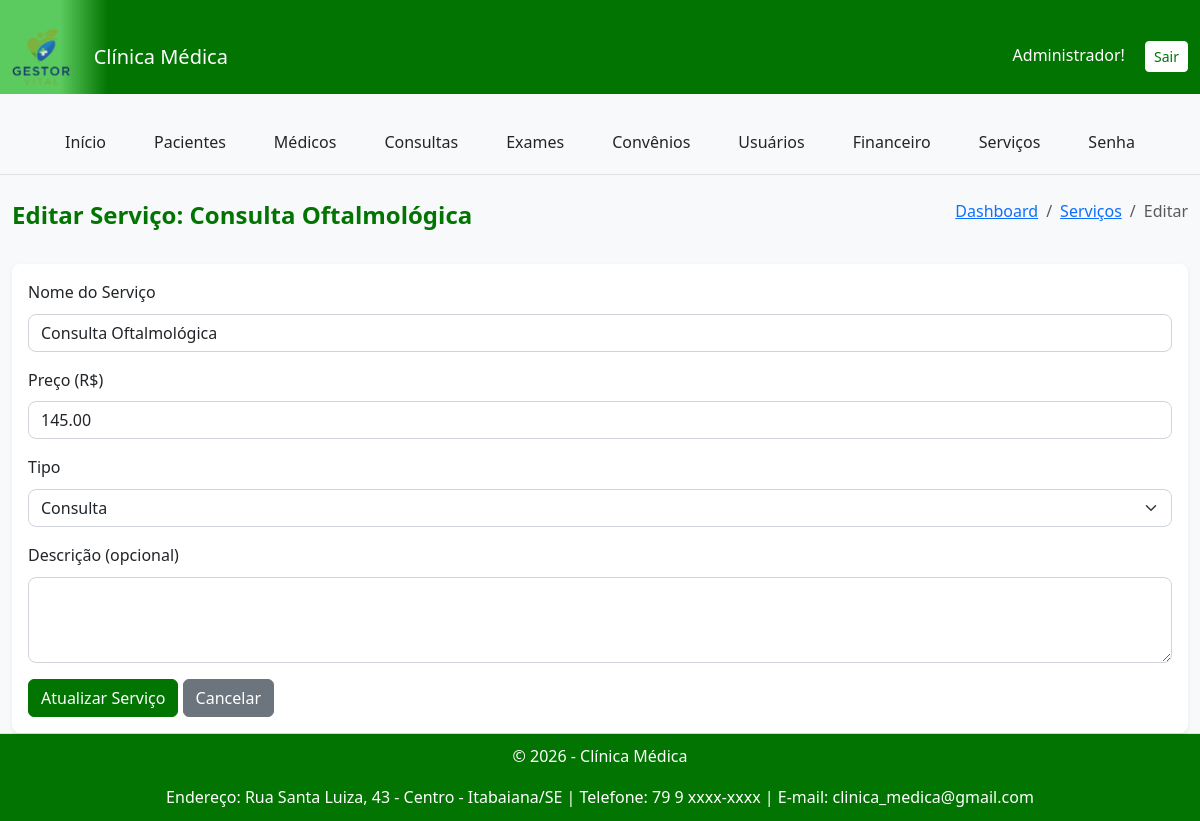
Page /clinica_medica/private/administrador/editar_servicos.php?id=3 (signed in) on the committed database.
### tables this page shows
CREATE TABLE `identidade_clinica` (
  `id` int(11) NOT NULL,
  `nome_clinica` varchar(255) NOT NULL,
  `url_logo` varchar(255) DEFAULT NULL,
  `endereco` varchar(255) DEFAULT NULL,
  `telefone` varchar(20) DEFAULT NULL,
  `email` varchar(100) DEFAULT NULL,
  `ultimo_update` timestamp NOT NULL DEFAULT CURRENT_TIMESTAMP ON UPDATE CURRENT_TIMESTAMP,
  `cor_primaria` varchar(7) DEFAULT '#007bff'
);

CREATE TABLE `servicos` (
  `id` int(11) NOT NULL,
  `nome` varchar(255) NOT NULL,
  `preco` decimal(10,2) NOT NULL,
  `tipo` enum('Consulta','Exame') NOT NULL,
  `descricao` text,
  `data_criacao` timestamp NOT NULL DEFAULT CURRENT_TIMESTAMP
);

### config/helpers.php (called while the page is built, shortened)
<?php
function get_contrast_color($hexcolor) {
    $hexcolor = ltrim($hexcolor, '#');
    $r = hexdec(substr($hexcolor, 0, 2));
    $g = hexdec(substr($hexcolor, 2, 2));
    $b = hexdec(substr($hexcolor, 4, 2));
    $luminance = (0.299 * $r + 0.587 * $g + 0.114 * $b) / 255;
    return $luminance > 0.5 ? '#000000' : '#FFFFFF';
}
?>

### clinica_medica/private/administrador/editar_servicos.php (the view, shortened to what this page needs)
<?php
require_once __DIR__ . '/../../config/config.php';
include_once __DIR__ . '/../includes/cabecalho.php';
include_once __DIR__ . '/../includes/menu.php';
$servico_id = $_GET['id'] ?? null;
$servico = null;
try {
    $sql_servico = "SELECT * FROM servicos WHERE id = ?";
    $stmt_servico = $conn->prepare($sql_servico);
    $stmt_servico->bind_param("i", $servico_id);
    $stmt_servico->execute();
    $result_servico = $stmt_servico->get_result();
    $servico = $result_servico->fetch_assoc();
} catch (Exception $e) {
    $mensagem_erro = "Erro ao carregar dados do serviço: " . $e->getMessage();
    $servico = null;
}
?>
<div class="container mt-4">
    <div class="d-flex justify-content-between align-items-center mb-4">
        <h4>Editar Serviço: <?= htmlspecialchars($servico['nome'] ?? 'Serviço') ?></h4>
        <nav aria-label="breadcrumb">
            <ol class="breadcrumb">
                <li class="breadcrumb-item"><a href="../dashboard.php">Dashboard</a></li>
                <li class="breadcrumb-item"><a href="listar_servicos.php">Serviços</a></li>
                <li class="breadcrumb-item active" aria-current="page">Editar</li>
            </ol>
        </nav>
    </div>
    <?php if ($servico): ?>
        <div class="card shadow-sm">
            <div class="card-body">
                <form action="editar_servicos.php?id=<?= htmlspecialchars($servico_id) ?>" method="POST">
                    <div class="mb-3">
                        <label for="nome" class="form-label">Nome do Serviço</label>
                        <input type="text" class="form-control" id="nome" name="nome" value="<?= htmlspecialchars($servico['nome']) ?>" required>
                    </div>
                    <div class="mb-3">
                        <label for="preco" class="form-label">Preço (R$)</label>
                        <input type="number" class="form-control" id="preco" name="preco" step="0.01" min="0" value="<?= htmlspecialchars($servico['preco']) ?>" required>
                    </div>
                    <div class="mb-3">
                        <label for="tipo" class="form-label">Tipo</label>
                        <select class="form-select" id="tipo" name="tipo" required>
                            <option value="Consulta" <?= ($servico['tipo'] == 'Consulta') ? 'selected' : '' ?>>Consulta</option>
                        </select>
                    </div>
                    <div class="mb-3">
                        <label for="descricao" class="form-label">Descrição (opcional)</label>
                        <textarea class="form-control" id="descricao" name="descricao" rows="3"><?= htmlspecialchars($servico['descricao']) ?></textarea>
                    </div>
                    <button type="submit" class="btn btn-primary">Atualizar Serviço</button>
                    <a href="listar_servicos.php" class="btn btn-secondary">Cancelar</a>
                </form>
            </div>
        </div>
    <?php endif; ?>
</div>
<?php
include_once __DIR__ . '/../includes/rodape.php';
?>

### clinica_medica/private/includes/cabecalho.php (shortened to what this page needs)
<?php
require_once __DIR__ . '/../../config/config.php';
require_once __DIR__ . '/../../../config/helpers.php';
$caminho_base_do_projeto = '/';
$nome_clinica = "Clínica Médica";
$url_logo = "logo_padrao.png";
$cor_primaria = "#007bff";
try {
    $sql = "SELECT nome_clinica, url_logo, cor_primaria FROM identidade_clinica ORDER BY id DESC LIMIT 1";
    $result = $conn->query($sql);
    if ($result && $result->num_rows > 0) {
        $identidade = $result->fetch_assoc();
        $nome_clinica = htmlspecialchars($identidade['nome_clinica']);
        if (!empty($identidade['url_logo'])) {
            $url_logo = htmlspecialchars($identidade['url_logo']);
        }
        if (!empty($identidade['cor_primaria'])) {
            $cor_primaria = htmlspecialchars($identidade['cor_primaria']);
        }
    }
} catch (Exception $e) {
    error_log("Erro ao buscar identidade da clínica: " . $e->getMessage());
}
$nome_pasta_clinica = 'clinica_medica';
$caminho_base_clinica_publica = $caminho_base_do_projeto . $nome_pasta_clinica . '/public/';
$caminho_base_clinica_uploads = $caminho_base_do_projeto . $nome_pasta_clinica . '/';
$cor_contraste = get_contrast_color($cor_primaria);
?>
<!DOCTYPE html>
<html lang="pt-br">
<head>
    <link href="https://cdn.jsdelivr.net/npm/bootstrap@5.3.2/dist/css/bootstrap.min.css" rel="stylesheet">
    <link rel="stylesheet" href="https://cdnjs.cloudflare.com/ajax/libs/font-awesome/6.5.2/css/all.min.css">
    <link rel="stylesheet" href="<?= $caminho_base_clinica_publica . 'assets/css/style.css' ?>">
</head>
<body>
<nav class="navbar navbar-expand-lg navbar-dark navbar-custom">
    <div class="container-fluid">
        <a class="navbar-brand" href="../dashboard.php">
            <img src="<?= $caminho_base_clinica_uploads . $url_logo ?>" alt="Logo da <?= $nome_clinica ?>" class="logo-img">
            <span class="ms-2"><?= $nome_clinica ?></span>
        </a>
        <div>
            <span class="me-3" style="color: <?= $cor_contraste ?>;"><?= htmlspecialchars($_SESSION['usuario_nome']); ?>!</span>
            <a href="<?= $caminho_base_do_projeto ?>logout.php" class="btn btn-sm btn-custom-logout">Sair</a>
        </div>
    </div>
</nav>
<div class="container-fluid">
    <div class="row">

### clinica_medica/private/includes/rodape.php (shortened to what this page needs)
<?php
$dados_rodape = [
    'nome_clinica' => 'Clínica Médica',
    'endereco' => '',
    'telefone' => '',
    'email' => '',
    'cor_primaria' => '#f8f9fa'
];
try {
    if (isset($conn) && $conn->ping()) {
        $sql = "SELECT nome_clinica, endereco, telefone, email, cor_primaria FROM identidade_clinica ORDER BY id DESC LIMIT 1";
        $result = $conn->query($sql);
        if ($result && $result->num_rows > 0) {
            $dados_rodape = $result->fetch_assoc();
        }
    }
} catch (Exception $e) {
    error_log("Erro ao buscar dados do rodapé: " . $e->getMessage());
}
?>
    <footer style="text-align: center; padding: 10px; background-color: <?= htmlspecialchars($dados_rodape['cor_primaria']) ?>; color: white; border-top: 1px solid #dee2e6;">
        <p>&copy; <?= date('Y') ?> - <?= htmlspecialchars($dados_rodape['nome_clinica']) ?></p>
        <p style="margin-bottom: 0;">
            Endereço: <?= htmlspecialchars($dados_rodape['endereco']) ?> |
            Telefone: <?= htmlspecialchars($dados_rodape['telefone']) ?> |
            E-mail: <?= htmlspecialchars($dados_rodape['email']) ?>
        </p>
    </footer>
</body>
</html>

### clinica_medica/public/assets/css/style.css (style rules this page uses)
:root { --primary-color: #007bff; --secondary-color: #6c757d; --background-color: #f8f9fa; --text-color: #343a40; --shadow-light: 0 4px 6px rgba(0, 0, 0, 0.1); --border-radius: 8px; }
body { overflow-y: scroll; background-color: var(--background-color); color: var(--text-color); font-family: 'Segoe UI', 'Roboto', 'Helvetica Neue', Arial, sans-serif; line-height: 1.6; }
h1, h2, h3, h4, h5, h6 { color: var(--primary-color); font-weight: 600; }
.container-fluid { padding-top: 20px; }
.card { border: none; border-radius: var(--border-radius); box-shadow: var(--shadow-light); transition: transform 0.3s ease, box-shadow 0.3s ease; }
.btn-primary { background-color: var(--primary-color); border-color: var(--primary-color); transition: background-color 0.3s ease; }
.form-control, .form-select { border-radius: var(--border-radius); border-color: #ced4da; box-shadow: none; transition: border-color 0.2s ease, box-shadow 0.2s ease; }
.navbar-custom { min-height: 60px; }
.navbar-brand { height: 100%; padding-top: 0; padding-bottom: 0; display: flex; align-items: center; }
.logo-img { height: 98%; max-height: 50px; width: auto; object-fit: contain; }

### rows in the picture
identidade_clinica: url_logo (picture), nome_clinica "Clínica Médica", endereco "Rua Santa Luiza, 43 - Centro - Itabaiana/SE", telefone "79 9 xxxx-xxxx", email "clinica_medica@gmail.com"
servicos: nome "Consulta Oftalmológica", preco "145.00", tipo "Consulta"

### other values in the picture
$_SESSION['usuario_nome'] "Administrador"
$nome "Início"
$nome "Pacientes"
$nome "Médicos"
$nome "Consultas"
$nome "Exames"
$nome "Convênios"
$nome "Usuários"
$nome "Financeiro"
$nome "Serviços"
$nome "Senha"
